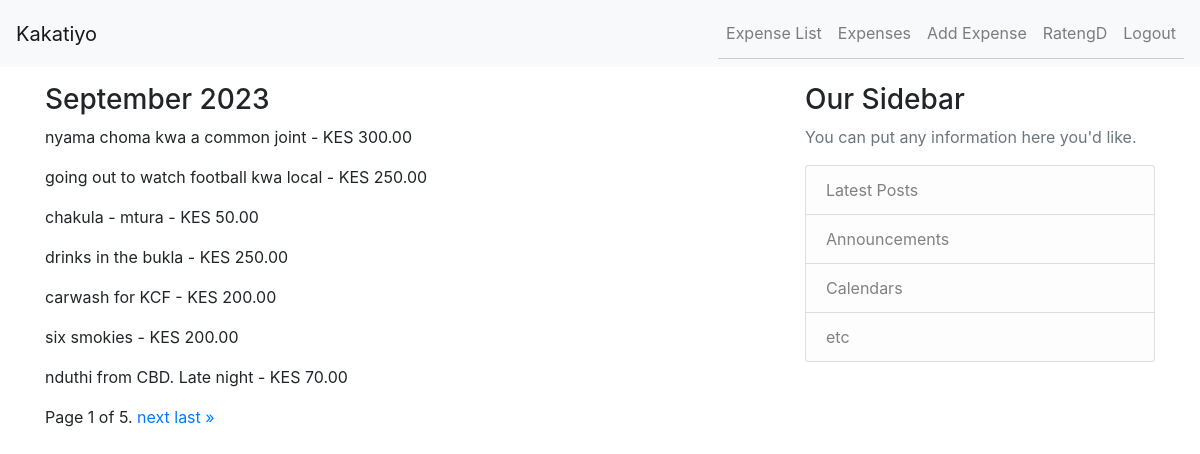
The app's page /expenses/ (signed in) with its own data.
### tracker/models.py (models this page shows, shortened)
class Expense(models.Model):
    user = models.ForeignKey(User, on_delete=models.CASCADE)
    date = models.DateField()
    description = models.CharField(max_length=200)
    amount = models.DecimalField(max_digits=10, decimal_places=2)
    category = models.ForeignKey(
        Category, on_delete=models.SET_NULL, null=True, blank=True)

### tracker/views.py (the view)
# urls.py: path('expenses/', paginated_view, name="paginated"),
@login_required
def paginated_view(request):
    queryset = Expense.objects.all()
    expenses_by_month = {}
    for expense in queryset:
        month_year = expense.date.strftime('%B %Y')
        if month_year not in expenses_by_month:
            expenses_by_month[month_year] = []
        expenses_by_month[month_year].append(expense)
    sorted_months = sorted(expenses_by_month.keys(), reverse=True)
    paginator = Paginator(sorted_months, 1)
    current_month_year = datetime.now().strftime('%B %Y')
    default_page_index = sorted_months.index(current_month_year)
    default_page = paginator.page(
        (default_page_index // paginator.per_page) * paginator.per_page + 1)
    page = request.GET.get('page', default_page)
    try:
        month_year = paginator.page(page).object_list[0]
        months = paginator.page(page)
    except PageNotAnInteger:
        month_year = paginator.page(1).object_list[0]
        months = paginator.page(1)
    except EmptyPage:
        month_year = paginator.page(paginator.num_pages).object_list[0]
        months = paginator.page(paginator.num_pages)
    expenses = expenses_by_month.get(month_year, [])
    return render(request, 'tracker/paginated.html', {'months': months, 'expenses': expenses})

### tracker/templates/tracker/paginated.html (shortened to what this page needs)
{% extends "base.html" %} {% block content %}
{% for month in months %}
<h3>{{ month }}</h3>
{% for expense in expenses %}
<p>{{ expense.description }} - KES {{ expense.amount }}</p>
 {% endfor %} {% endfor %}
<div class="pagination">
	<span class="step-links">
		<span class="current">
			Page {{ months.number }} of {{ months.paginator.num_pages }}.
		</span>
		{% if months.has_next %}
		<a href="?page={{ months.next_page_number }}">next</a>
		<a href="?page={{ months.paginator.num_pages }}">last &raquo;</a>
		{% endif %}
	</span>
</div>
{% endblock %}

### tracker/templates/navbar.html (shortened to what this page needs)
<nav class="navbar navbar-expand-lg navbar-light bg-light">
	<a class="navbar-brand" href="{% url 'home' %}"> Kakatiyo</a>
	<div class="collapse navbar-collapse" id="navbarNav">
		<ul class="navbar-nav ml-auto">
			{% if user.is_authenticated %}
			<li class="nav-item">
				<a class="nav-link" href="{% url 'expense_list' %}">Expense List</a>
			</li>
			<li class="nav-item">
				<a class="nav-link" href="{% url 'paginated' %}">Expenses</a>
			</li>
			<li class="nav-item">
				<a class="nav-link" href="{% url 'add_expense' %}">Add Expense</a>
			</li>
			<li class="nav-item">
				<a class="nav-link" href="{% url 'profile' %}"> {{ user.username }} </a>
			</li>
			<li class="nav-item">
				<a class="nav-link" href="{% url 'logout' %}">Logout</a>
			</li>
			{% endif %}
		</ul>
	</div>
</nav>

### static/css/styles.css (style rules this page uses)
ul { list-style-type: none; padding: 0; }
li { padding: 5px 0; border-bottom: 1px solid #ccc; }

### records on screen
Expense: description "nyama choma kwa a common joint", amount "300.00"
Expense: description "going out to watch football kwa local", amount "250.00"
Expense: description "chakula - mtura", amount "50.00"
Expense: description "drinks in the bukla", amount "250.00"
Expense: description "carwash for KCF", amount "200.00"
Expense: description "six smokies", amount "200.00"
Expense: description "nduthi from CBD. Late night", amount "70.00"

### other values on screen
{{ user.username }} "RatengD"
{{ month }} "September 2023"
{{ months.number }} "1"
{{ months.paginator.num_pages }} "5"
